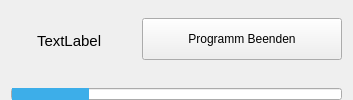
    <widget class="QWidget" name="widget" native="true">
     <property name="sizePolicy">
      <sizepolicy hsizetype="Preferred" vsizetype="Fixed">
       <horstretch>0</horstretch>
       <verstretch>0</verstretch>
      </sizepolicy>
     </property>
     <property name="styleSheet">
      <string notr="true">margin:0px;padding:0px;</string>
     </property>
     <layout class="QVBoxLayout" name="verticalLayout_3">
      <property name="topMargin">
       <number>0</number>
      </property>
      <property name="bottomMargin">
       <number>0</number>
      </property>
      <item>
       <widget class="QWidget" name="widget_3" native="true">
        <property name="sizePolicy">
         <sizepolicy hsizetype="Expanding" vsizetype="Expanding">
          <horstretch>0</horstretch>
          <verstretch>0</verstretch>
         </sizepolicy>
        </property>
        <property name="styleSheet">
         <string notr="true">margin:0px;padding:0px;</string>
        </property>
        <layout class="QHBoxLayout" name="horizontalLayout_5">
         <property name="spacing">
          <number>0</number>
         </property>
         <property name="topMargin">
          <number>0</number>
         </property>
         <property name="rightMargin">
          <number>0</number>
         </property>
         <property name="bottomMargin">
          <number>0</number>
         </property>
         <item>
          <widget class="QLabel" name="working">
           <property name="text">
            <string/>
           </property>
           <property name="pixmap">
            <pixmap>../pixmaps/working.gif</pixmap>
           </property>
           <property name="alignment">
            <set>Qt::AlignRight|Qt::AlignTrailing|Qt::AlignVCenter</set>
           </property>
          </widget>
         </item>
         <item>
          <spacer name="horizontalSpacer_13">
           <property name="orientation">
            <enum>Qt::Horizontal</enum>
           </property>
           <property name="sizeType">
            <enum>QSizePolicy::Fixed</enum>
           </property>
           <property name="sizeHint" stdset="0">
            <size>
             <width>10</width>
             <height>20</height>
            </size>
           </property>
          </spacer>
         </item>
         <item>
          <widget class="QLabel" name="info_label">
           <property name="font">
            <font>
             <pointsize>11</pointsize>
            </font>
           </property>
           <property name="text">
            <string>TextLabel</string>
           </property>
          </widget>
         </item>
         <item>
          <spacer name="horizontalSpacer_2">
           <property name="orientation">
            <enum>Qt::Horizontal</enum>
           </property>
           <property name="sizeHint" stdset="0">
            <size>
             <width>40</width>
             <height>20</height>
            </size>
           </property>
          </spacer>
         </item>
         <item>
          <widget class="QPushButton" name="exit">
           <property name="sizePolicy">
            <sizepolicy hsizetype="Fixed" vsizetype="Fixed">
             <horstretch>0</horstretch>
             <verstretch>0</verstretch>
            </sizepolicy>
           </property>
           <property name="minimumSize">
            <size>
             <width>200</width>
             <height>46</height>
            </size>
           </property>
           <property name="maximumSize">
            <size>
             <width>200</width>
             <height>46</height>
            </size>
           </property>
           <property name="focusPolicy">
            <enum>Qt::TabFocus</enum>
           </property>
           <property name="layoutDirection">
            <enum>Qt::LeftToRight</enum>
           </property>
           <property name="styleSheet">
            <string notr="true">margin:0px;margin-bottom:4px;padding:8px;</string>
           </property>
           <property name="text">
            <string>Programm Beenden</string>
           </property>
           <property name="icon">
            <iconset>
             <normaloff>../pixmaps/window-close.png</normaloff>../pixmaps/window-close.png</iconset>
           </property>
          </widget>
         </item>
        </layout>
       </widget>
      </item>
      <item>
       <layout class="QHBoxLayout" name="QueueInfo_Box">
        <item>
         <widget class="QProgressBar" name="networkProgress">
          <property name="minimumSize">
           <size>
            <width>0</width>
            <height>12</height>
           </size>
          </property>
          <property name="maximumSize">
           <size>
            <width>16777215</width>
            <height>12</height>
           </size>
          </property>
          <property name="styleSheet">
           <string notr="true">QProgressBar{
  text-align: center;
}
QProgressBar::chunk{
  background-color: #3daee9;
  width: 0.34em;
  margin:  0 1px;
}</string>
          </property>
          <property name="value">
           <number>24</number>
          </property>
          <property name="textVisible">
           <bool>false</bool>
          </property>
         </widget>
        </item>
       </layout>
      </item>
     </layout>
    </widget>
